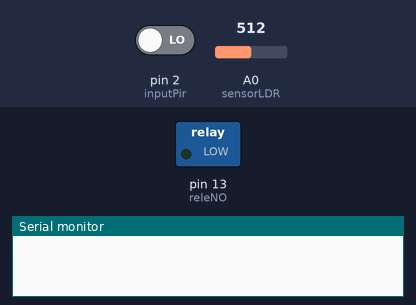
Bench run of a sketch on a simulated Arduino Uno, built with avr-gcc and run on an emulated ATmega328P. Shown: switched loads named in the sketch (green lamp = pin HIGH), the last lines printed to the serial monitor. Inputs (shaded band) come from the test bench; at power-on: pin 2 (inputPir) LOW, A0 (sensorLDR) = 512.

Above: at 1.2 s.
1.3 s: pin 2 (inputPir) driven HIGH
At 2.7 s:
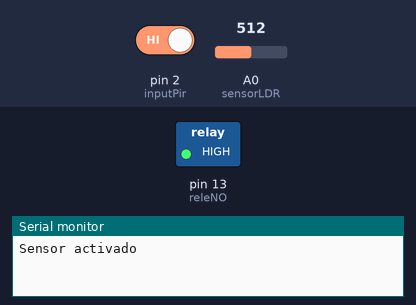
Timing chart, 0 to 4.3 s (numbered marks = the images above; inputs shaded):
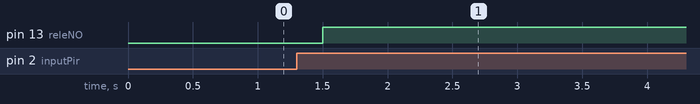

Measured:
- after the input at 1.3 s, pin 13 (releNO): LOW → HIGH after 0.20 s

The sketch:

iluminacion.ino
```cpp
// Codigo por Joseluis Gonzalez
int releNO = 13;
int inputPir = 2;
int val = 0;
int resuldoSensorLDR;
int sensorLDR = A0;

void setup()
{
  pinMode(releNO, OUTPUT);
  pinMode(inputPir, INPUT);
  pinMode(sensorLDR, INPUT);
  Serial.begin(9600);
}

void loop()
{
  val = digitalRead(inputPir);
  resuldoSensorLDR = analogRead(sensorLDR);
  if(resuldoSensorLDR<600)
  {
    if(val == HIGH)
    {
      digitalWrite(releNO, HIGH);
      Serial.println("Sensor activado");
      delay(5000);
  }
    else{
      digitalWrite(releNO, LOW);
      delay(300);
  }
}
  else{ digitalWrite (releNO, LOW);
  Serial.println(resuldoSensorLDR);
  delay(500);
  }
}
```
